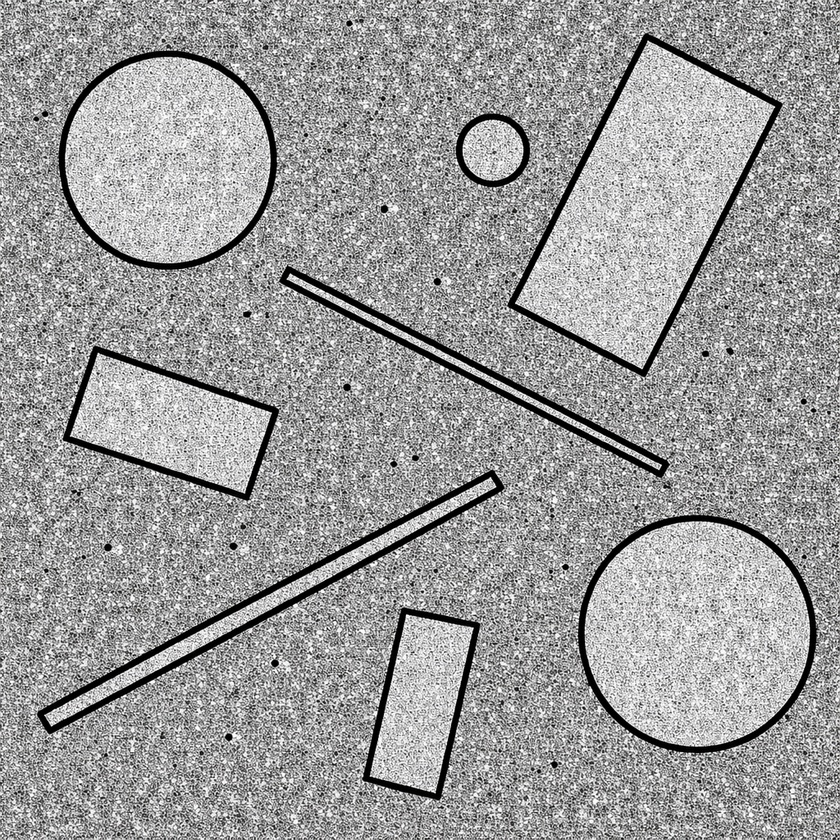
#> input picture images/Image_6.jpg, 840 x 840 px, shrunk from 1024 x 1024 before the run
$ python EG_2021_4512_Q10.py
#> lines starting #> are read from the running program, lines starting #| are printed output that depends on the picture; after the words box and inside, x2 and y2 are one past the last pixel; in counts of white or black regions, pixels touching at a corner belong together
import cv2
import numpy as np
import matplotlib.pyplot as plt
import os

def save_img(title, img, fname, cmap='gray'):
    plt.figure(figsize=(5,5))
    plt.imshow(img, cmap=cmap)
    plt.title(title)
    plt.axis('off')
    path = os.path.join("../outputs", fname)
    plt.savefig(path, bbox_inches='tight')
    print("[SAVED]", path)
    plt.close()

if __name__ == "__main__":

    # Load geometric shapes image
    img = cv2.imread("../images/Image_6.jpg", cv2.IMREAD_GRAYSCALE)
#> img: shape (840, 840); min 0, max 255, mean 155.9
    if img is None:
        print("Error: Image_6.jpg not found!")
        exit()

    save_img("Original Image", img, "Q10_original.png")

    # Binary threshold
    _, binary = cv2.threshold(img, 150, 255, cv2.THRESH_BINARY_INV)
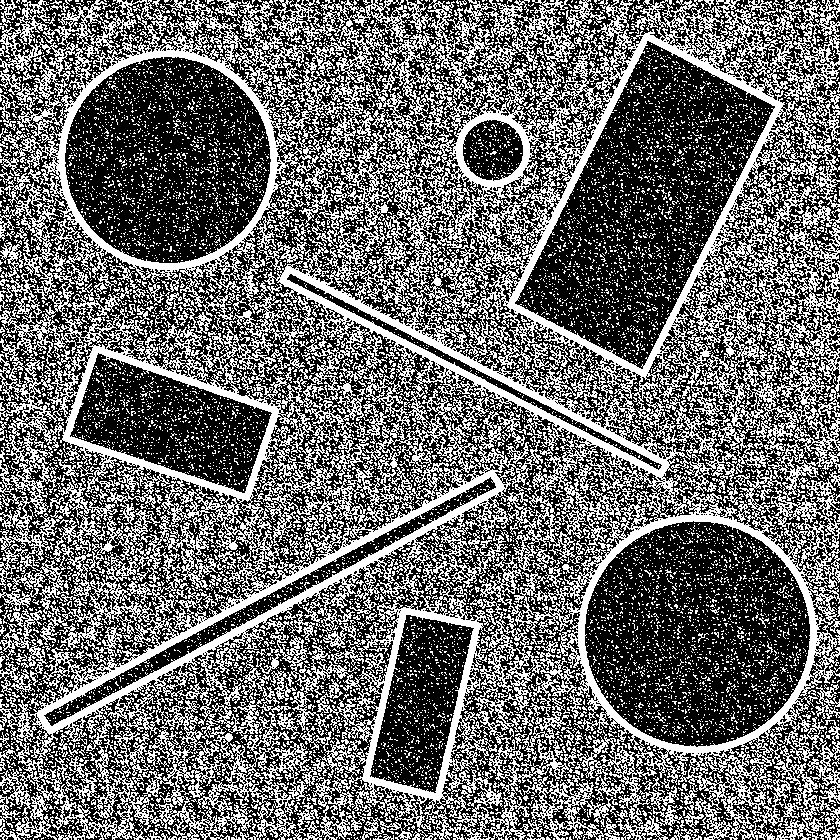
#> binary: shape (840, 840); 41.6% white in thin lines or dots
    save_img("Binary Image", binary, "Q10_binary.png")

    # Structuring element
    kernel = np.ones((5,5), np.uint8)

    # 1. Erosion
    erosion = cv2.erode(binary, kernel, iterations=1)
#> erosion: shape (840, 840); 1.5% white in thin lines or dots, all inside (x1, y1, x2, y2) = (39, 35, 816, 798)
    save_img("Erosion", erosion, "Q10_erosion.png")

    # 2. Dilation
    dilation = cv2.dilate(binary, kernel, iterations=1)
#> dilation: shape (840, 840); 98.3% white; black in thin lines or dots
    save_img("Dilation", dilation, "Q10_dilation.png")

    # 3. Opening (erosion then dilation)
    opening = cv2.morphologyEx(binary, cv2.MORPH_OPEN, kernel)
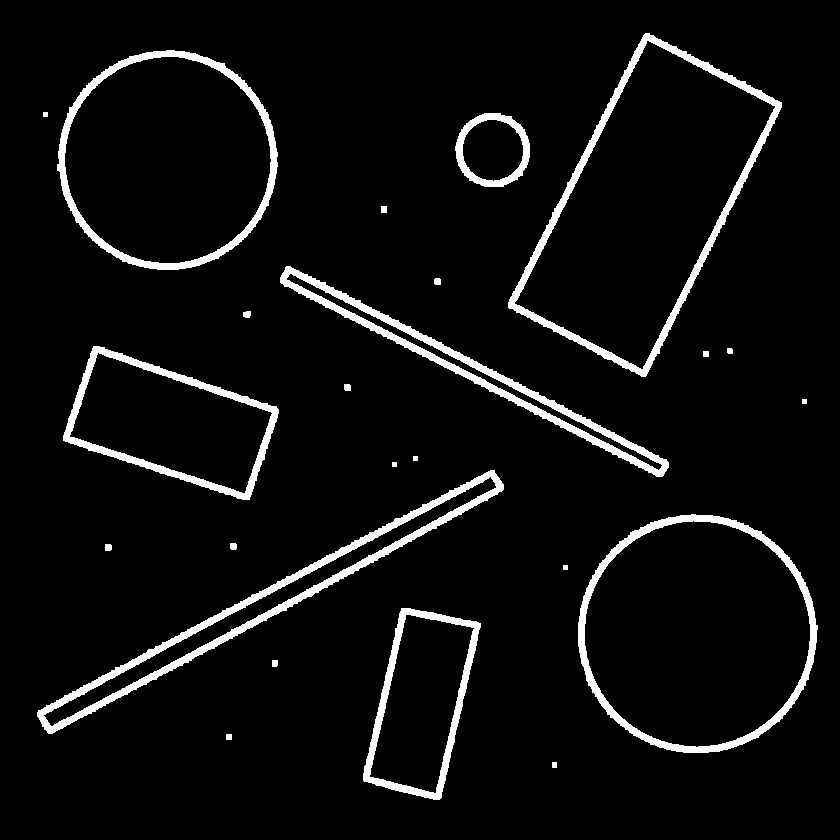
#> opening: shape (840, 840); 5.6% white; 24 white regions, largest, box (x1, y1, x2, y2) and area: (37, 470, 504, 734) 7583, (508, 33, 782, 377) 6358, (280, 266, 669, 477) 6118
    save_img("Opening", opening, "Q10_opening.png")

    # 4. Closing (dilation then erosion)
    closing = cv2.morphologyEx(binary, cv2.MORPH_CLOSE, kernel)
#> closing: shape (840, 840); 91% white; 584 black regions (3 under 20 px), largest, box (x1, y1, x2, y2) and area: (412, 658, 454, 715) 1116, (575, 196, 626, 241) 1038, (528, 249, 583, 299) 1036
    save_img("Closing", closing, "Q10_closing.png")

    # 5. Edge extraction by morphological gradient
    gradient = cv2.morphologyEx(binary, cv2.MORPH_GRADIENT, kernel)
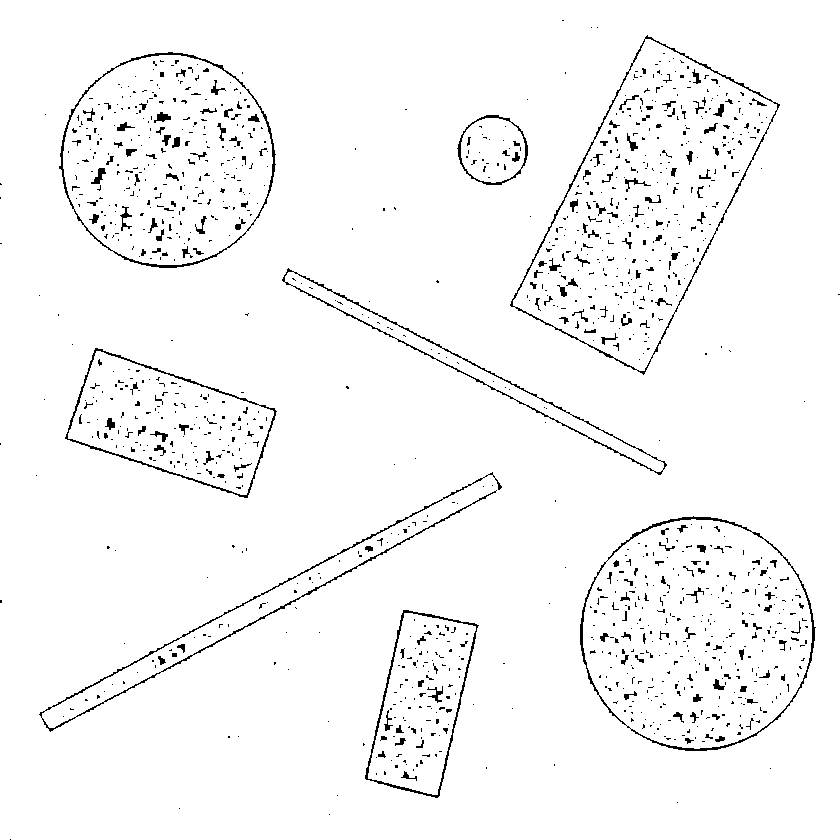
#> gradient: shape (840, 840); 96.9% white; black in thin lines or dots
    save_img("Morphological Gradient", gradient, "Q10_gradient.png")

    # 6. Connected components (shape extraction)
    num_labels, labels = cv2.connectedComponents(binary)
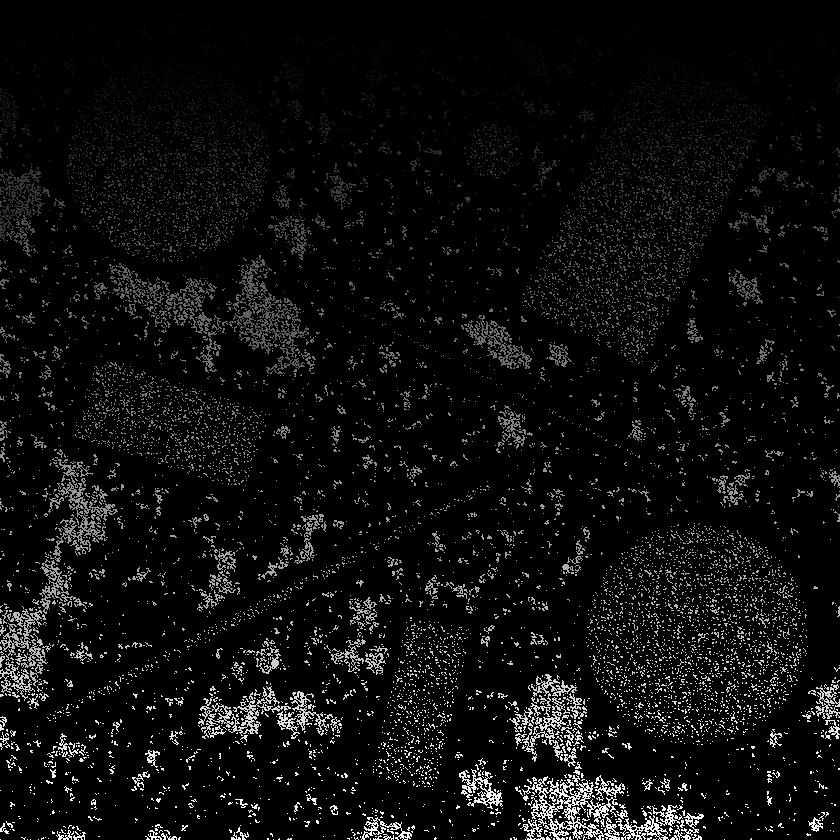
#> labels: shape (840, 840) int32; min 0, max 11635, mean 606; drawn with min black and max white
#> num_labels = 11636
    colors = np.random.randint(0,255,(num_labels,3))
    segmented = colors[labels]
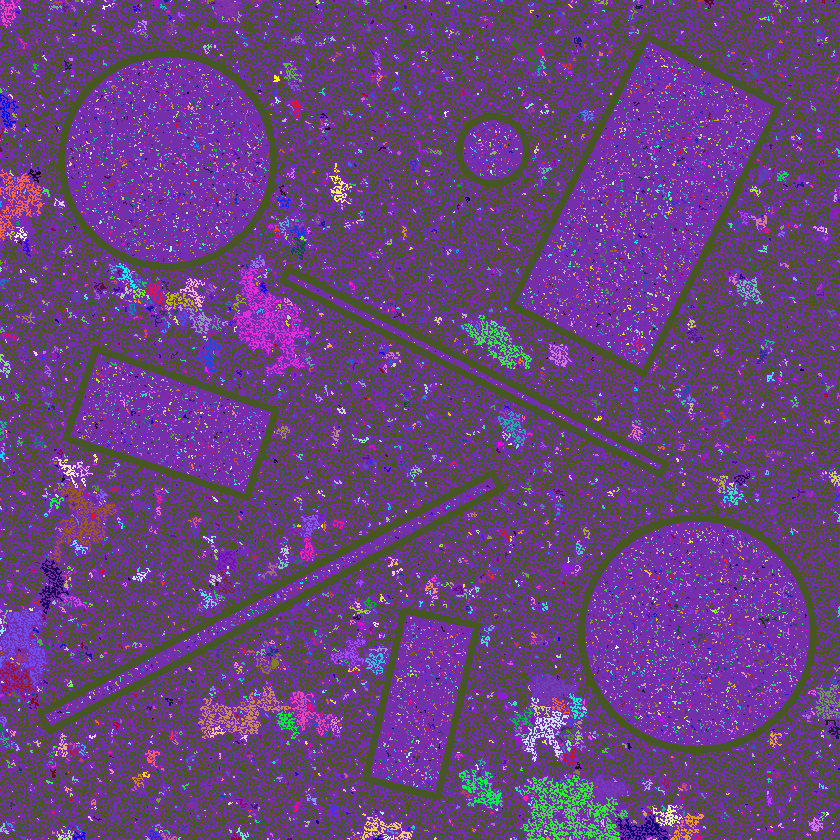
#> segmented: shape (840, 840, 3) int64; mean of channels 0, 1, 2 123.9, 67.4, 102.9; drawn as B, G, R

    save_img("Segmented Shapes", segmented, "Q10_segmented.png", cmap=None)
#> in save_img (call 8), `plt.savefig(path, bbox_inches='tight')`:
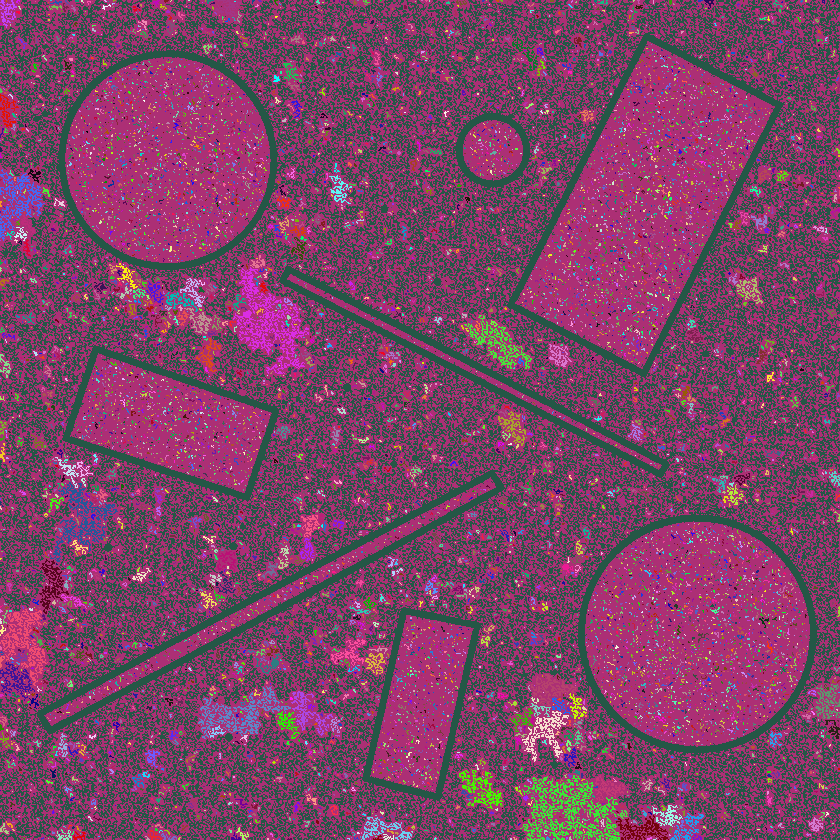
#> shown: shape (840, 840, 3); mean R, G, B 123.9, 67.4, 102.9

$ run again, with images/Image_1.jpg copied over images/Image_6.jpg
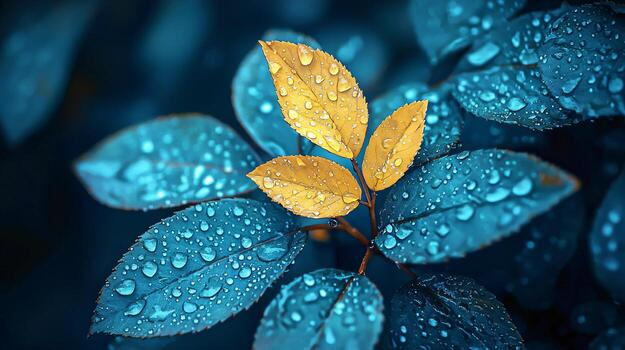
#> input picture images/Image_1.jpg, 625 x 350 px
#> binary: shape (350, 625); 89.2% white; 660 black regions (571 under 20 px), largest, box (x1, y1, x2, y2) and area: (259, 40, 369, 159) 7356, (246, 143, 361, 218) 4076, (362, 94, 437, 190) 3403
#> erosion: shape (350, 625); 76.3% white; 160 black regions, largest, box (x1, y1, x2, y2) and area: (257, 38, 440, 192) 13766, (120, 200, 298, 337) 8261, (244, 141, 363, 224) 5912
#> dilation: shape (350, 625); 96.5% white; 91 black regions (66 under 20 px), largest, box (x1, y1, x2, y2) and area: (279, 54, 366, 156) 3503, (266, 179, 344, 215) 963, (365, 104, 418, 183) 725
#> opening: shape (350, 625); 87.1% white; 359 black regions (271 under 20 px), largest, box (x1, y1, x2, y2) and area: (259, 40, 369, 159) 7993, (246, 143, 361, 222) 5008, (362, 90, 438, 190) 3928
#> closing: shape (350, 625); 92.6% white; 66 black regions, largest, box (x1, y1, x2, y2) and area: (263, 41, 368, 158) 6733, (363, 100, 428, 186) 2861, (253, 169, 353, 217) 2244
#> gradient: shape (350, 625); 20.2% white; 166 white regions, largest, box (x1, y1, x2, y2) and area: (120, 200, 298, 337) 8217, (257, 38, 440, 192) 8118, (244, 141, 363, 224) 4738
#> `num_labels, labels = cv2.connectedComponents(binary)`:
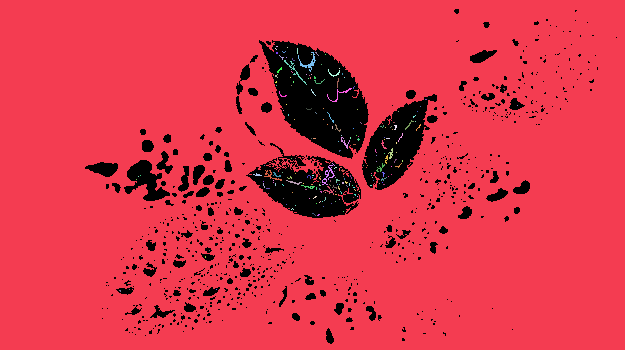
#> labels: shape (350, 625) int32; 205 distinct labels, from 0 to 204; one colour per label, 0 black
#> num_labels = 205
#> colors = 205 rows, first 8: [172, 47, 117], [192, 67, 251], [195, 103, 9], [211, 21, 242], [36, 87, 70], [216, 88, 140], [58, 193, 230], [39, 87, 174]
#> in save_img (call 8), `plt.savefig(path, bbox_inches='tight')`:
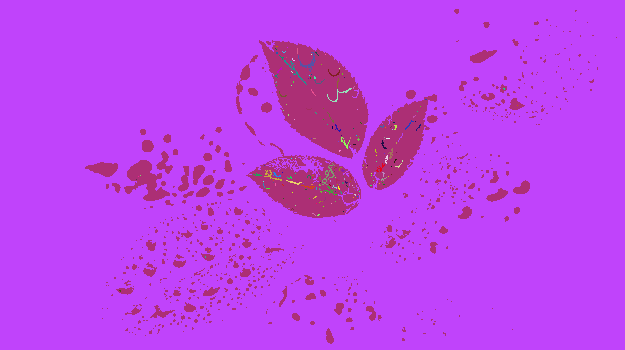
#> shown: shape (350, 625, 3); mean R, G, B 189.5, 65.1, 235.8

$ run again, with images/Image_5.jpg copied over images/Image_6.jpg
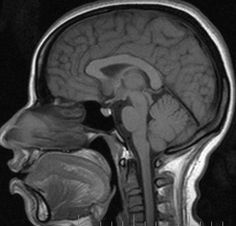
#> input picture images/Image_5.jpg, 236 x 226 px
#> img is the input picture: shape (226, 236); min 0, max 255, mean 66.2
#> binary: shape (226, 236); 95.8% white; 28 black regions (22 under 20 px), largest, box (x1, y1, x2, y2) and area: (27, 2, 233, 226) 1672, (159, 148, 194, 187) 352, (122, 147, 129, 159) 51, (174, 189, 176, 206) 29, (0, 131, 5, 142) 23, (158, 188, 163, 195) 22
#> erosion: shape (226, 236); 88.9% white; 15 black regions, largest, box (x1, y1, x2, y2) and area: (25, 0, 235, 226) 4892, (120, 145, 131, 165) 172, (71, 215, 90, 226) 137
#> dilation: shape (226, 236); 99.5% white; 5 black regions (3 under 20 px), largest, box (x1, y1, x2, y2) and area: (189, 153, 205, 205) 148, (166, 159, 183, 173) 104
#> opening: shape (226, 236); 95.3% white; 15 black regions (8 under 20 px), largest, box (x1, y1, x2, y2) and area: (27, 0, 233, 226) 2210, (122, 147, 129, 163) 64, (73, 217, 88, 226) 47
#> closing: shape (226, 236); 98.4% white; 4 black regions, box (x1, y1, x2, y2) and area: (187, 138, 218, 207) 553, (164, 157, 185, 175) 244, (190, 221, 197, 226) 32, (123, 151, 128, 157) 30
#> gradient: shape (226, 236); 10.6% white; 15 white regions, largest, box (x1, y1, x2, y2) and area: (25, 0, 235, 226) 4621, (120, 145, 131, 165) 170, (71, 215, 90, 226) 137
#> `num_labels, labels = cv2.connectedComponents(binary)`:
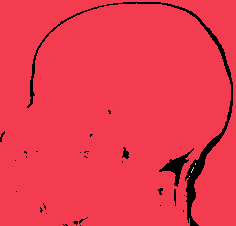
#> labels: shape (226, 236) int32; 5 distinct labels, from 0 to 4; one colour per label, 0 black
#> num_labels = 5
#> colors = [[172, 47, 117], [192, 67, 251], [195, 103, 9], [211, 21, 242], [36, 87, 70]]
#> in save_img (call 8), `plt.savefig(path, bbox_inches='tight')`:
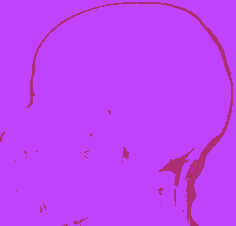
#> shown: shape (226, 236, 3); mean R, G, B 191.2, 66.2, 245.3
